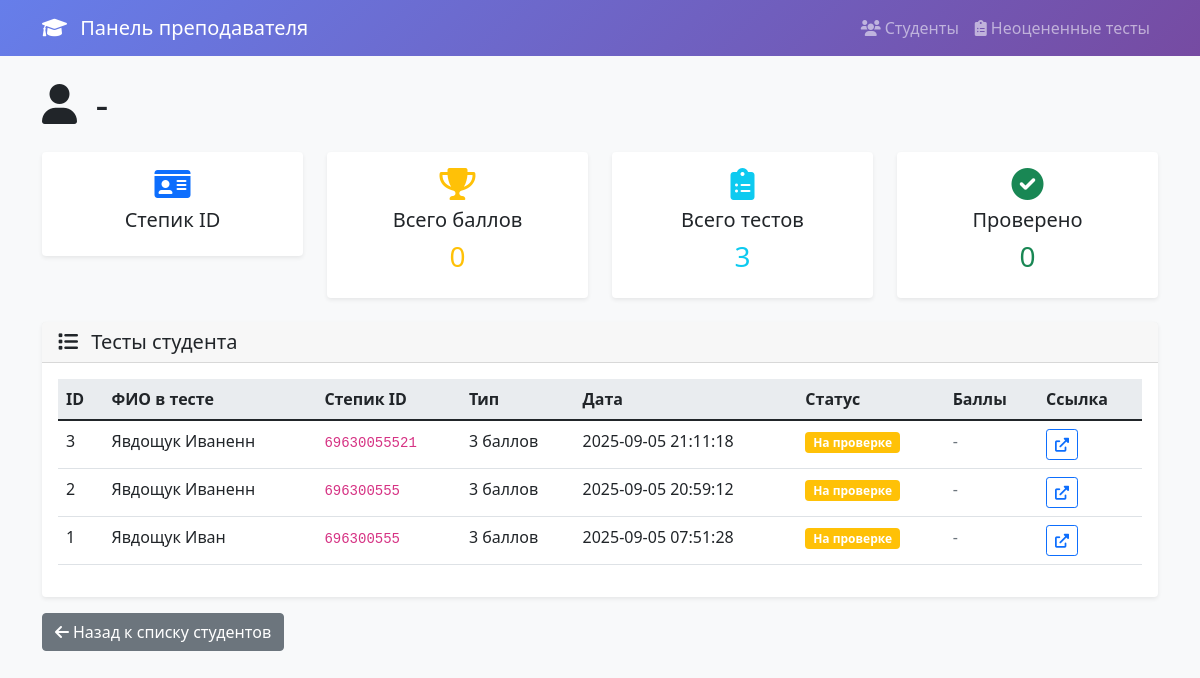
Before: /student/7595451062 with the older database file.
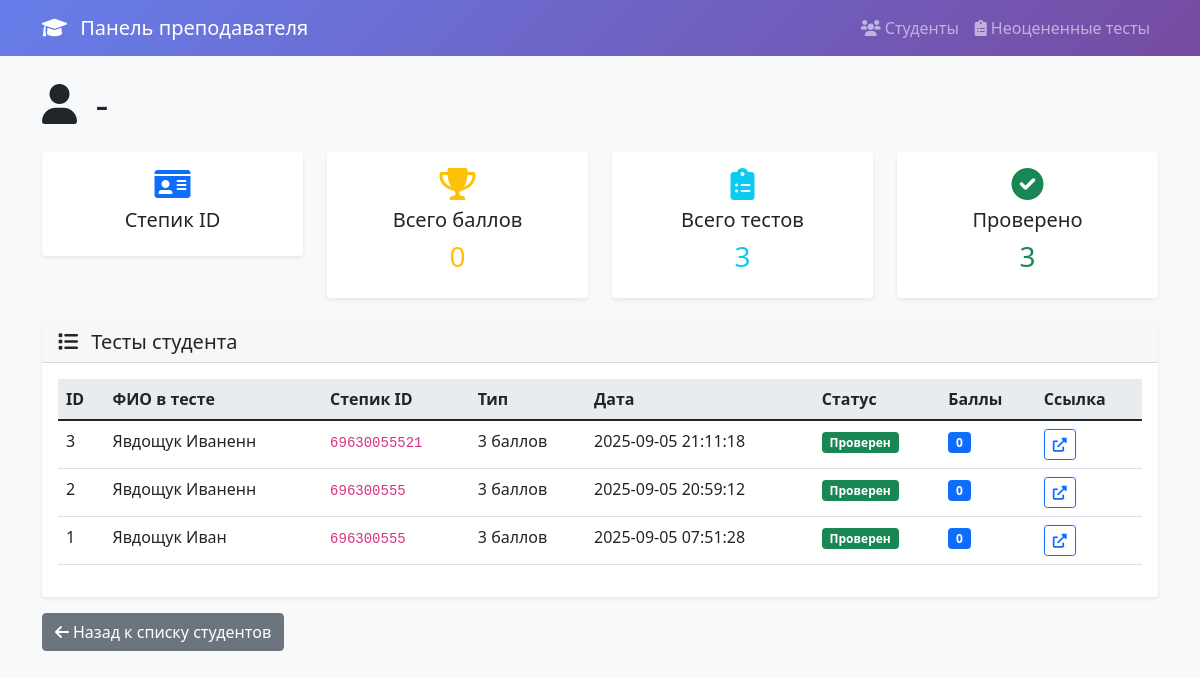
After: the same page with the newer database file.
### tables this page shows
CREATE TABLE users (
                user_id INTEGER PRIMARY KEY,
                username TEXT,
                first_name TEXT,
                last_name TEXT,
                role TEXT CHECK(role IN ('teacher', 'student')),
                is_approved BOOLEAN DEFAULT FALSE,
                created_at TIMESTAMP DEFAULT CURRENT_TIMESTAMP
            );

CREATE TABLE tests (
                id INTEGER PRIMARY KEY AUTOINCREMENT,
                student_id INTEGER,
                full_name TEXT NOT NULL,
                stepik_id TEXT NOT NULL,
                test_url TEXT NOT NULL,
                test_type TEXT CHECK(test_type IN ('3', '5')),
                submitted_at TIMESTAMP DEFAULT CURRENT_TIMESTAMP,
                is_reviewed BOOLEAN DEFAULT FALSE,
                score INTEGER DEFAULT 0,
                teacher_comment TEXT,
                reviewed_at TIMESTAMP,
                FOREIGN KEY (student_id) REFERENCES users (user_id)
            );

### web_app.py (the view)
@app.route('/student/<int:student_id>')
def student_detail(student_id):
    try:
        student_data = db.get_user(student_id)
        if not student_data:
            return "Студент не найден", 404
        student_tests = db.get_student_tests(student_id)
        return render_template('student_detail.html',
                             student=student_data,
                             tests=student_tests)
    except Exception as e:
        return f"Ошибка: {e}", 500

### database.py (called while the page is built)
    def get_user(self, user_id: int) -> Optional[Dict]:
        try:
            conn = sqlite3.connect(self.db_name)
            cursor = conn.cursor()
            cursor.execute('SELECT * FROM users WHERE user_id = ?', (user_id,))
            user = cursor.fetchone()
            conn.close()
            if user:
                return {
                    'user_id': user[0],
                    'username': user[1],
                    'first_name': user[2],
                    'last_name': user[3],
                    'role': user[4],
                    'is_approved': bool(user[5]),
                    'created_at': user[6]
                }
            return None
        except Exception as e:
            logging.error(f"Ошибка получения пользователя: {e}")
            return None

### templates/student_detail.html (shortened to what this page needs)
{% extends "base.html" %}
{% block content %}
<div class="row">
    <div class="col-12">
        <h1 class="mb-4">
            <i class="fas fa-user me-2"></i>
            {{ student.first_name }} {{ student.last_name }}
        </h1>
    </div>
</div>
<div class="row mb-4">
    <div class="col-md-3">
        <div class="card text-center">
            <div class="card-body">
                <i class="fas fa-id-card fa-2x text-primary mb-2"></i>
                <h5>Степик ID</h5>
            </div>
        </div>
    </div>
    <div class="col-md-3">
        <div class="card text-center">
            <div class="card-body">
                <i class="fas fa-trophy fa-2x text-warning mb-2"></i>
                <h5>Всего баллов</h5>
                <h3 class="text-warning">{{ tests|sum(attribute='score') }}</h3>
            </div>
        </div>
    </div>
    <div class="col-md-3">
        <div class="card text-center">
            <div class="card-body">
                <i class="fas fa-clipboard-list fa-2x text-info mb-2"></i>
                <h5>Всего тестов</h5>
                <h3 class="text-info">{{ tests|length }}</h3>
            </div>
        </div>
    </div>
    <div class="col-md-3">
        <div class="card text-center">
            <div class="card-body">
                <i class="fas fa-check-circle fa-2x text-success mb-2"></i>
                <h5>Проверено</h5>
                <h3 class="text-success">{{ tests|selectattr('is_reviewed')|list|length }}</h3>
            </div>
        </div>
    </div>
</div>
<div class="row">
    <div class="col-12">
        <div class="card">
            <div class="card-header">
                <h5 class="mb-0">
                    <i class="fas fa-list me-2"></i>
                    Тесты студента
                </h5>
            </div>
            <div class="card-body">
                {% if tests %}
                <div class="table-responsive">
                    <table class="table table-hover">
                        <thead>
                            <tr>
                                <th>ID</th>
                                <th>ФИО в тесте</th>
                                <th>Степик ID</th>
                                <th>Тип</th>
                                <th>Дата</th>
                                <th>Статус</th>
                                <th>Баллы</th>
                                <th>Ссылка</th>
                            </tr>
                        </thead>
                        <tbody>
                            {% for test in tests %}
                            <tr>
                                <td>{{ test.id }}</td>
                                <td>{{ test.full_name }}</td>
                                <td><code>{{ test.stepik_id }}</code></td>
                                <td>{{ test.test_type }} баллов</td>
                                <td>{{ test.submitted_at }}</td>
                                <td>
                                    {% if test.is_reviewed %}
                                        <span class="badge bg-success">Проверен</span>
                                    {% else %}
                                        <span class="badge bg-warning">На проверке</span>
                                    {% endif %}
                                </td>
                                <td>
                                    {% if test.is_reviewed %}
                                        <span class="badge bg-primary">{{ test.score }}</span>
                                    {% else %}
                                        <span class="text-muted">-</span>
                                    {% endif %}
                                </td>
                                <td>
                                    <a href="{{ test.test_url }}" target="_blank" class="btn btn-sm btn-outline-primary">
                                        <i class="fas fa-external-link-alt"></i>
                                    </a>
                                </td>
                            </tr>
                            {% endfor %}
                        </tbody>
                    </table>
                </div>
                {% else %}
                <div class="text-center py-4">
                    <i class="fas fa-clipboard-list fa-3x text-muted mb-3"></i>
                    <h5>Тесты не найдены</h5>
                    <p class="text-muted">Студент еще не отправлял тесты.</p>
                </div>
                {% endif %}
            </div>
        </div>
    </div>
</div>
<div class="row mt-3">
    <div class="col-12">
        <a href="/students" class="btn btn-secondary">
            <i class="fas fa-arrow-left me-1"></i>Назад к списку студентов
        </a>
    </div>
</div>
{% endblock %}

### templates/base.html (shortened to what this page needs)
<!DOCTYPE html>
<html lang="ru">
<head>
    <link href="https://cdn.jsdelivr.net/npm/bootstrap@5.1.3/dist/css/bootstrap.min.css" rel="stylesheet">
    <link href="https://cdnjs.cloudflare.com/ajax/libs/font-awesome/6.0.0/css/all.min.css" rel="stylesheet">
</head>
<body>
    <nav class="navbar navbar-expand-lg navbar-dark">
        <div class="container">
            <a class="navbar-brand" href="/">
                <i class="fas fa-graduation-cap me-2"></i>
                Панель преподавателя
            </a>
            <div class="navbar-nav ms-auto">
                <a class="nav-link" href="/students">
                    <i class="fas fa-users me-1"></i>Студенты
                </a>
                <a class="nav-link" href="/pending_tests">
                    <i class="fas fa-clipboard-list me-1"></i>Неоцененные тесты
                </a>
            </div>
        </div>
    </nav>
    <div class="container mt-4">
        {% block content %}{% endblock %}
    </div>
</body>
</html>

### templates/base.html (style rules this page uses)
body { background-color: #f8f9fa; }
.navbar { background: linear-gradient(135deg, #667eea 0%, #764ba2 100%); }
.card { border: none; box-shadow: 0 0.125rem 0.25rem rgba(0, 0, 0, 0.075); }
.table th { background-color: #e9ecef; border-top: none; }

Changed rows visible on the page:
changed tests id 3: score (not shown) → "0"; is_reviewed "На проверке -" → "Проверен"
changed tests id 2: score (not shown) → "0"; is_reviewed "На проверке -" → "Проверен"
changed tests "Явдощук Иван": score (not shown) → "0"; is_reviewed "На проверке -" → "Проверен"
Other visible differences:
{{ tests|selectattr('is_reviewed')|list|length }}: "0" → "3"
